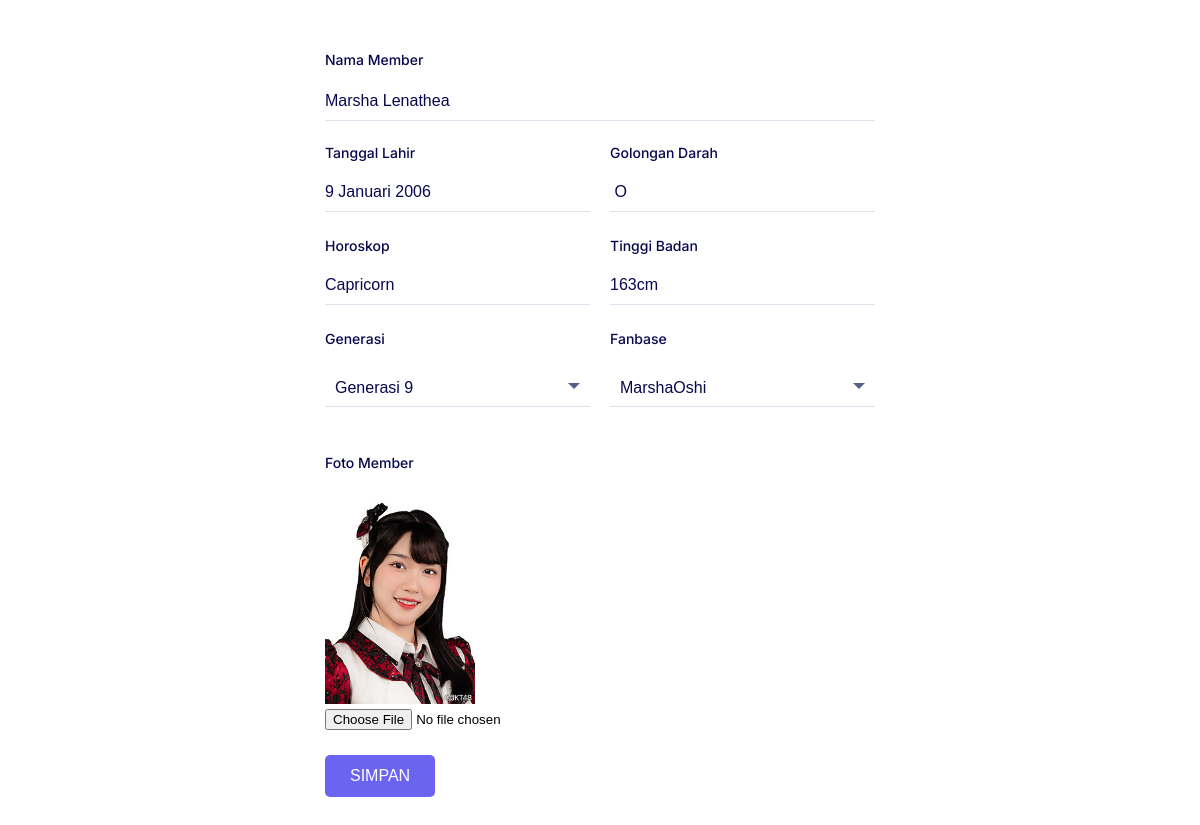
The app's page /TP3DPBO/formEditMember.php?id=5 with its own data.
### tables this page shows
CREATE TABLE `member`  (
  `id_member` int NOT NULL AUTO_INCREMENT,
  `nama_member` varchar(255) NOT NULL,
  `tanggal_lahir` varchar(255) NOT NULL,
  `gol_darah` varchar(255) NOT NULL,
  `horoskop` varchar(255) NOT NULL,
  `tinggi_badan` varchar(255) NOT NULL,
  `foto_member` varchar(255) NOT NULL,
  `id_gen` int NOT NULL,
  `id_fanbase` int NOT NULL,
  PRIMARY KEY (`id_member`) USING BTREE,
  INDEX `fk_fanbase`(`id_fanbase` ASC) USING BTREE,
  INDEX `fk_gen`(`id_gen` ASC) USING BTREE,
  CONSTRAINT `fk_fanbase` FOREIGN KEY (`id_fanbase`) REFERENCES `fanbase` (`id_fanbase`) ON DELETE RESTRICT ON UPDATE RESTRICT,
  CONSTRAINT `fk_gen` FOREIGN KEY (`id_gen`) REFERENCES `generasi` (`id_gen`) ON DELETE RESTRICT ON UPDATE RESTRICT
);

### TP3DPBO/config/db.php (called while the page is built)
<?php
$DB_HOST = "localhost";
$DB_USERNAME = "root";
$DB_PASSWORD = "";
$DB_NAME = "db_jkt";
?>

### TP3DPBO/classes/DB.php (called while the page is built, shortened)
<?php
class DB
{
    private $hostname;
    private $username;
    private $password;
    private $dbname;
    private $conn;
    private $result;
    function __construct($hostname, $username, $password, $dbname)
    {
        $this->hostname = $hostname;
        $this->username = $username;
        $this->password = $password;
        $this->dbname = $dbname;
    }
    function open()
    {
        $this->conn = mysqli_connect($this->hostname, $this->username, $this->password, $this->dbname);
    }
    function execute($query)
    {
        $this->result = mysqli_query($this->conn, $query);
    }
    function getResult()
    {
        return mysqli_fetch_array($this->result);
    }
}
?>

### TP3DPBO/classes/Gen.php (called while the page is built, shortened)
<?php
class Generasi extends DB
{
    function getGenerasi()
    {
        $query = "SELECT * FROM generasi";
        return $this->execute($query);
    }
}

### TP3DPBO/classes/Member.php (called while the page is built, shortened)
<?php
class Member extends DB
{
    function getMemberById($id)
    {
        $query = "SELECT * FROM member WHERE id_member=$id";
        return $this->execute($query);
    }
}

### TP3DPBO/classes/Fanbase.php (called while the page is built, shortened)
<?php
class Fanbase extends DB
{
    function getFanbase()
    {
        $query = "SELECT * FROM fanbase";
        return $this->execute($query);
    }
}

### TP3DPBO/formEditMember.php (the view, shortened to what this page needs)
<?php
include('config/db.php');
include('classes/DB.php');
include('classes/Member.php');
include('classes/Gen.php');
include('classes/Fanbase.php');
$member = new Member($DB_HOST, $DB_USERNAME, $DB_PASSWORD, $DB_NAME);
$member->open();
if (isset($_GET['id'])) {
    $id = $_GET['id'];
    if ($id > 0) {
        $member->getMemberById($id);
        $memberData = $member->getResult();
        $nama_member = $memberData['nama_member'];
        $tanggal_lahir = $memberData['tanggal_lahir'];
        $gol_darah = $memberData['gol_darah'];
        $horoskop = $memberData['horoskop'];
        $tinggi_badan = $memberData['tinggi_badan'];
        $foto_member = $memberData['foto_member'];
        $id_gen_selected = $memberData['id_gen'];
        $id_fanbase_selected = $memberData['id_fanbase'];
    }
}
$generasi = new Generasi($DB_HOST, $DB_USERNAME, $DB_PASSWORD, $DB_NAME);
$generasi->open();
$generasi->getGenerasi();
$pilihGenerasi = '';
while ($row = $generasi->getResult()) {
    $selected = ($row['id_gen'] == $id_gen_selected) ? 'selected' : '';
    $pilihGenerasi .= '<option value="' . $row['id_gen'] . '" ' . $selected . '>' . $row['gen'] . '</option>';
}
$fanbase = new Fanbase($DB_HOST, $DB_USERNAME, $DB_PASSWORD, $DB_NAME);
$fanbase->open();
$fanbase->getFanbase();
$pilihFanbase = '';
while ($row = $fanbase->getResult()) {
    $selected = ($row['id_fanbase'] == $id_fanbase_selected) ? 'selected' : '';
    $pilihFanbase .= '<option value="' . $row['id_fanbase'] . '" ' . $selected . '>' . $row['nama_fanbase'] . '</option>';
}
$data = '
<form action="formEditMember.php?id=' . $id . '" method="POST" enctype="multipart/form-data">
    <div class="formbold-input">
        <div>
            <label for="nama_member" class="formbold-form-label"> Nama Member </label>
            <input type="text" name="nama_member" id="nama_member" placeholder="Masukkan nama member" class="formbold-form-input" value="' . $nama_member . '" required/>
        </div>
    </div></br>
    <div class="formbold-input-flex">
        <div>
            <input type="text" name="tanggal_lahir" id="tanggal_lahir" placeholder="Masukkan tanggal lahir" class="formbold-form-input" value="' . $tanggal_lahir . '" required/>
            <label for="tanggal_lahir" class="formbold-form-label"> Tanggal Lahir </label>
        </div>
        <div>
            <input type="text" name="gol_darah" id="gol_darah" placeholder="Masukkan golongan darah" class="formbold-form-input" value="' . $gol_darah . '" required/>
            <label for="gol_darah" class="formbold-form-label"> Golongan Darah </label>
        </div>
    </div>
    <div class="formbold-input-flex">
        <div>
            <input type="text" name="horoskop" id="horoskop" placeholder="Masukkan horoskop" class="formbold-form-input" value="' . $horoskop . '" required/>
            <label for="horoskop" class="formbold-form-label"> Horoskop </label>
        </div>
        <div>
            <input type="text" name="tinggi_badan" id="tinggi_badan" placeholder="Masukkan tinggi badan" class="formbold-form-input" value="' . $tinggi_badan . '" required/>
            <label for="tinggi_badan" class="formbold-form-label"> Tinggi Badan </label>
        </div>
    </div>
    <div class="formbold-input-flex">
        <div class="formbold-select-wrapper">
            <select class="formbold-select" id="id_gen" name="id_gen" required>
                <option selected disabled>Pilih Generasi</option>' . $pilihGenerasi . '
            </select>
            <label for="gen" class="formbold-form-label">Generasi</label>
        </div>
        <div class="formbold-select-wrapper">
            <select class="formbold-select" id="id_fanbase" name="id_fanbase" required>
                <option selected disabled>Pilih Fanbase</option>' . $pilihFanbase . '
            </select>
            <label for="fanbase" class="formbold-form-label">Fanbase</label>
        </div>
    </div>
    <div class="mb-3">
        <label for="foto_member" class="formbold-form-label">Foto Member</label>
        <img src="assets/images/' . $foto_member . '" alt="Foto Member" width="150px" height="211px"></br>
        <input type="file" class="form-control" id="foto_member" name="foto_member">
    </div>
    <button class="formbold-btn" type="submit" name="submit">
        SIMPAN
    </button>
</form>';
?>

### records on screen
member: nama_member "Marsha Lenathea", tanggal_lahir "9 Januari 2006", gol_darah "O", horoskop "Capricorn", tinggi_badan "163cm", foto_member (picture)

### other values on screen
form field id_gen "Generasi 9"
form field id_fanbase "MarshaOshi"
